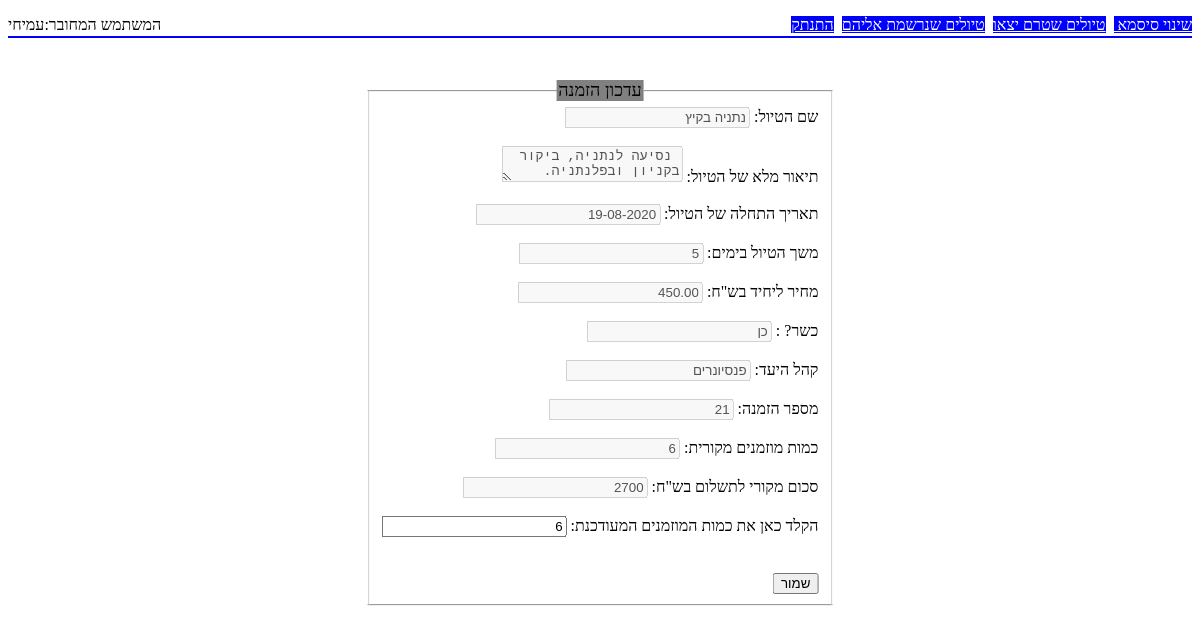
The app's page /updateOrder.php?orderNum=21 (signed in) with its own data.
### tables this page shows
CREATE TABLE `tbljourneys` (
  `journeyNum` int(11) NOT NULL COMMENT 'מספר טיול',
  `journeyName` varchar(128) NOT NULL COMMENT 'שם טיול',
  `journeyDescription` varchar(1024) NOT NULL COMMENT 'תיאור מסלול',
  `journeyStartDate` date NOT NULL COMMENT 'תאריך התחלה',
  `journeyDuration` int(11) NOT NULL COMMENT 'משך הטיול',
  `journeyPrice` decimal(9,2) NOT NULL COMMENT 'מחיר ליחיד',
  `journeyKosher` char(1) NOT NULL COMMENT 'כשר',
  `journeyAudiancesCode` int(11) NOT NULL COMMENT 'קוד קהל יעד'
);

CREATE TABLE `tblorders` (
  `orderNum` int(11) NOT NULL COMMENT 'מספר הזמנה',
  `orderUserNum` int(11) NOT NULL COMMENT 'מספר משתמש ',
  `orderJournyNum` int(11) NOT NULL COMMENT 'מספר טיול',
  `orderQuantity` int(11) NOT NULL COMMENT 'כמות מוזמנת',
  `orederDate` date NOT NULL COMMENT 'תאריך הזמנה'
);

### dbfuncsAgency.php (called while the page is built, shortened)
<?php
$audiance=array("0"=>"יש לבחור קהל יעד", "1"=>"מיטיבי לכת","2"=>"משפחות עם ילדים","3"=>"מתאים לכולם"
    ,"4"=>"פנסיונרים","5"=>"מחפשים חברה","6"=>"אחרי צבא");
$dsn = 'mysql:host=localhost;dbname=travelagencydb';
$username = 'root';
$password = '';
try {
    $db = new PDO($dsn, $username, $password, array(PDO::MYSQL_ATTR_FOUND_ROWS => true));
    $db->exec("set NAMES utf8");
} catch (PDOException $e) {
    echo "db connection open failed due: " . $e->getMessage();
    exit();
}
function getTripByOrder($order_id)
{
    global $db;
    try
    {
        $query = 'SELECT * FROM tbljourneys'
                . ' WHERE journeyNum = (select orderJournyNum from tblorders'
                . ' where orderNum=:o)';
        $statement = $db->prepare($query);
        $statement->bindValue(':o',$order_id);
        $statement->execute();
        $result = $statement->fetch();
        return $result;
    }
    catch (PDOException $ex) {
        echo "getTripByOrder failed due: " . $ex->getMessage();
        exit();
    }
}
function getOrder($order_id)
{
    global $db;
    try
    {
        $query = 'SELECT * FROM tblorders'
                . ' WHERE orderNum =:o';
        $statement = $db->prepare($query);
        $statement->bindValue(':o',$order_id);
        $statement->execute();
        $result = $statement->fetch();
        return $result;
    }
    catch (PDOException $ex) {
        echo "getOrder failed due: " . $ex->getMessage();
        exit();
    }
}

### updateOrder.php (the view, shortened to what this page needs)
<?php
require_once 'dbfuncsAgency.php';
if ($_SERVER["REQUEST_METHOD"] == "GET")
    {
       $order_id = $_GET['orderNum'];
       $order_details= getOrder($order_id);
       $quantity=$order_details["orderQuantity"];
       $trip_details=getTripByOrder($order_id);
       $name = $trip_details['journeyName'];
       $price = $trip_details['journeyPrice'];
       $description = $trip_details['journeyDescription'];
       $kosher = $trip_details['journeyKosher'];
       $audiancecode = $trip_details['journeyAudiancesCode'];
       $days = $trip_details['journeyDuration'];
       $date = $trip_details['journeyStartDate'];
    }
?>
<!DOCTYPE html>
<html  dir="rtl">
    <head>
        <link rel="stylesheet" href="site.css"/>
    </head>
    <body>
        <?php require_once 'menu.php';
        ?>
        <form method="post">
            <fieldset>
                <legend>עדכון הזמנה</legend>
               <label>שם הטיול:</label>
                <input disabled="" type="text" name="name" value="<?= $name ?>"/>
                <br><br>
                <label>תיאור מלא של הטיול:</label>
                <textarea name="desc" disabled="" class="scrollabletextbox"> <?= $description ?>
                </textarea>
                <br><br>
                <label>תאריך התחלה של הטיול:</label>
                <input disabled="" type="text" name="date" value="<?= date("d-m-Y", strtotime($date)) ?>"/>
                <br><br>
                <label>משך הטיול בימים:</label>
                <input disabled="" type="text" name="dura" value="<?= $days ?>"/>
                <br><br>
                <label>מחיר ליחיד בש"ח:</label>
                <input disabled="" type="text" name="price" value="<?= $price ?>"/>
                <br><br>
                <label>כשר? :</label>
                <input disabled="" type="text" name="kosher"
                 value="<?php if ($kosher=='ל'):
                                      echo 'לא';
                                  else: echo 'כן';
                                  endif; ?>" />
                <br><br>
                <label>קהל היעד:</label>
                <input disabled="" type="text" name="audiance" value="<?= $audiance[$audiancecode] ?>"/>
                <br><br>
                <label>מספר הזמנה:</label>
                <input disabled="" type="text" name="orderNum" value="<?= $order_id ?>"/>
                <br><br>
                <label>כמות מוזמנים מקורית:</label>
                <input disabled="" type="text" name="quantity" value="<?= $quantity ?>"/>
                <br><br>
                <label>סכום מקורי לתשלום בש"ח:</label>
                <input disabled="" type="text" name="totalprice" value="<?= $quantity * $price ?>"/>
                <br><br>
                <label>הקלד כאן את כמות המוזמנים המעודכנת:</label>
                <input type="text" name="updateQuan" value="<?= $quantity?>"/>
                <br><br>
                <input type="submit" value="שמור"/>
            </fieldset>
        </form>
        <br/>
    </body>
</html>

### site.css (style rules this page uses)
fieldset { margin:auto;display:inline;position: absolute; top: 10%; left: 50%; margin-right: -50%; transform: translate(-50%, 0) }
legend,caption { background-color: gray;font-size: large; text-align: center }

### records on screen
tbljourneys: name "נתניה בקיץ", desc "נסיעה לנתניה, ביקור בקניון ובפלנתניה.", date "19-08-2020", dura "5", price "450.00", kosher "כן", audiance "פנסיונרים"
tblorders: quantity "6", totalprice "2700", updateQuan "6"

### other values on screen
$_SESSION['usr_rlnm'] "עמיחי"
